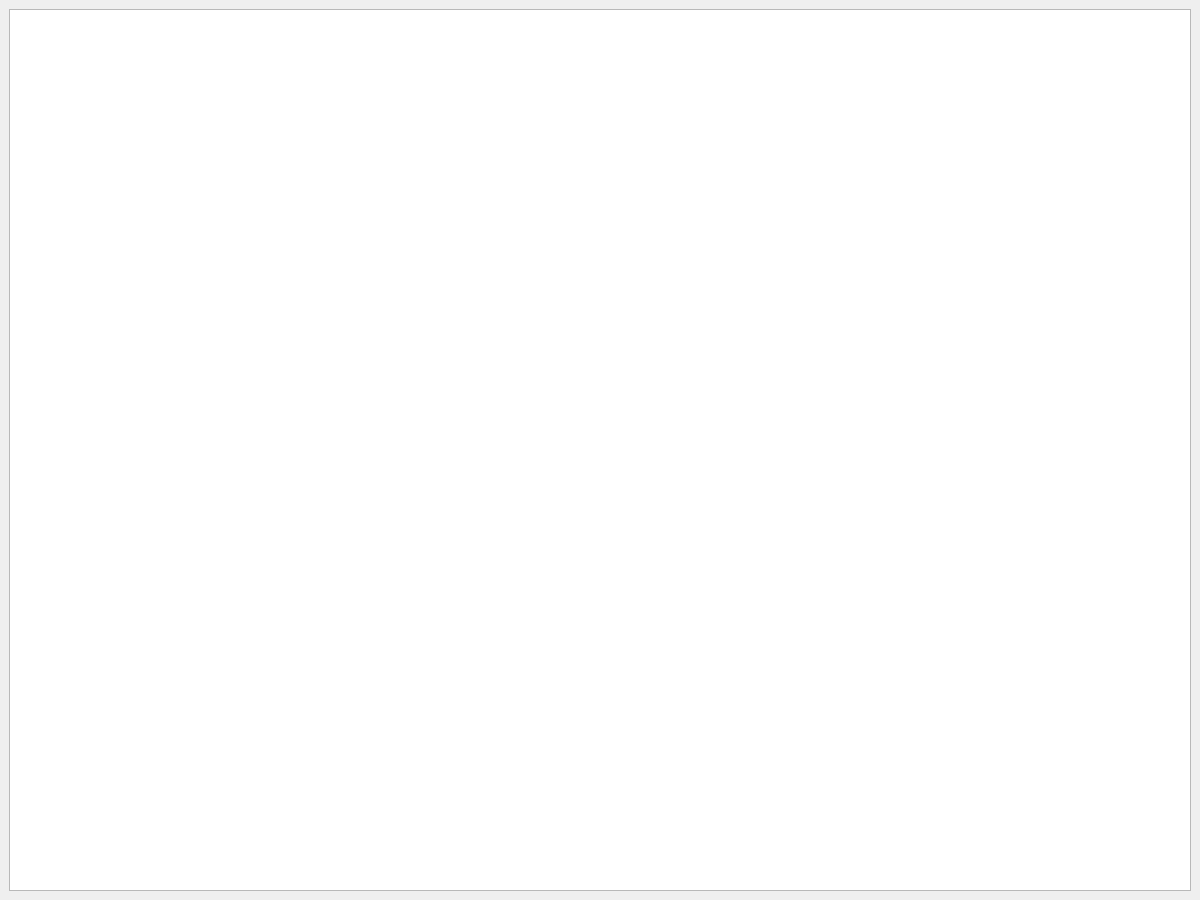
<?xml version="1.0" encoding="UTF-8"?>
<ui version="4.0">
 <class>MainWindow</class>
 <widget class="QMainWindow" name="MainWindow">
  <property name="enabled">
   <bool>true</bool>
  </property>
  <property name="geometry">
   <rect>
    <x>0</x>
    <y>0</y>
    <width>1200</width>
    <height>900</height>
   </rect>
  </property>
  <property name="windowTitle">
   <string notr="true">Localyrics</string>
  </property>
  <widget class="QWidget" name="window">
   <property name="enabled">
    <bool>true</bool>
   </property>
   <layout class="QHBoxLayout" name="homeLayout">
    <item>
     <widget class="QListWidget" name="songListWidget">
     </widget>
    </item>
   </layout>
  </widget>
 </widget>
</ui>
